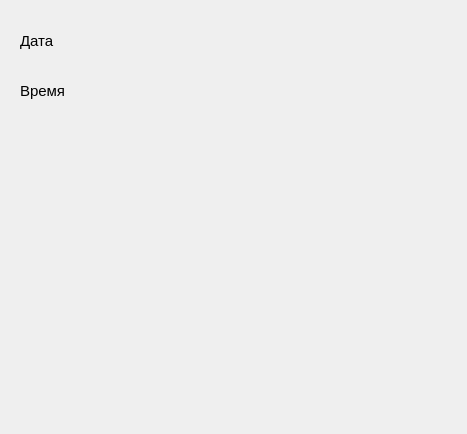
<?xml version="1.0" encoding="UTF-8"?>
<ui version="4.0">
 <class>Form</class>
 <widget class="QWidget" name="Form">
  <property name="geometry">
   <rect>
    <x>0</x>
    <y>0</y>
    <width>467</width>
    <height>434</height>
   </rect>
  </property>
  <property name="windowTitle">
   <string>Form</string>
  </property>
  <widget class="QLabel" name="label">
   <property name="geometry">
    <rect>
     <x>20</x>
     <y>20</y>
     <width>61</width>
     <height>41</height>
    </rect>
   </property>
   <property name="styleSheet">
    <string notr="true">font-size: 15px;
</string>
   </property>
   <property name="text">
    <string>Дата</string>
   </property>
  </widget>
  <widget class="QLabel" name="label_2">
   <property name="geometry">
    <rect>
     <x>20</x>
     <y>70</y>
     <width>61</width>
     <height>41</height>
    </rect>
   </property>
   <property name="styleSheet">
    <string notr="true">font-size: 15px;
</string>
   </property>
   <property name="text">
    <string>Время</string>
   </property>
  </widget>
  <widget class="QLabel" name="label_3">
   <property name="geometry">
    <rect>
     <x>230</x>
     <y>20</y>
     <width>201</width>
     <height>131</height>
    </rect>
   </property>
   <property name="text">
    <string/>
   </property>
  </widget>
  <widget class="QLabel" name="label_4">
   <property name="geometry">
    <rect>
     <x>20</x>
     <y>182</y>
     <width>421</width>
     <height>231</height>
    </rect>
   </property>
   <property name="text">
    <string/>
   </property>
  </widget>
  <widget class="QLabel" name="data">
   <property name="geometry">
    <rect>
     <x>66</x>
     <y>29</y>
     <width>101</width>
     <height>31</height>
    </rect>
   </property>
   <property name="text">
    <string/>
   </property>
  </widget>
  <widget class="QLabel" name="label_6">
   <property name="geometry">
    <rect>
     <x>80</x>
     <y>80</y>
     <width>111</width>
     <height>31</height>
    </rect>
   </property>
   <property name="text">
    <string/>
   </property>
  </widget>
 </widget>
 <resources/>
 <connections/>
</ui>
